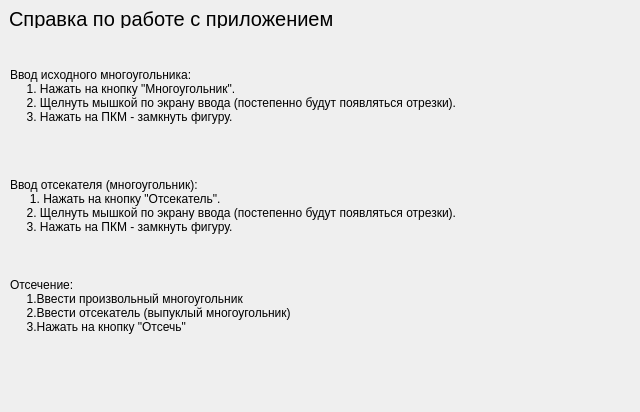
<?xml version="1.0" encoding="UTF-8"?>
<ui version="4.0">
 <class>Form</class>
 <widget class="QWidget" name="Form">
  <property name="geometry">
   <rect>
    <x>0</x>
    <y>0</y>
    <width>640</width>
    <height>412</height>
   </rect>
  </property>
  <property name="sizePolicy">
   <sizepolicy hsizetype="Fixed" vsizetype="Fixed">
    <horstretch>0</horstretch>
    <verstretch>0</verstretch>
   </sizepolicy>
  </property>
  <property name="windowTitle">
   <string>Справка</string>
  </property>
  <widget class="QLabel" name="label_2">
   <property name="geometry">
    <rect>
     <x>9</x>
     <y>9</y>
     <width>421</width>
     <height>19</height>
    </rect>
   </property>
   <property name="font">
    <font>
     <pointsize>15</pointsize>
    </font>
   </property>
   <property name="text">
    <string>Справка по работе с приложением</string>
   </property>
  </widget>
  <widget class="QLabel" name="label_3">
   <property name="geometry">
    <rect>
     <x>10</x>
     <y>50</y>
     <width>621</width>
     <height>91</height>
    </rect>
   </property>
   <property name="text">
    <string>Ввод исходного многоугольника:
     1. Нажать на кнопку &quot;Многоугольник&quot;. 
     2. Щелнуть мышкой по экрану ввода (постепенно будут появляться отрезки). 
     3. Нажать на ПКМ - замкнуть фигуру.</string>
   </property>
  </widget>
  <widget class="QLabel" name="label_4">
   <property name="geometry">
    <rect>
     <x>10</x>
     <y>160</y>
     <width>611</width>
     <height>91</height>
    </rect>
   </property>
   <property name="text">
    <string>Ввод отсекателя (многоугольник):
      1. Нажать на кнопку &quot;Отсекатель&quot;. 
     2. Щелнуть мышкой по экрану ввода (постепенно будут появляться отрезки). 
     3. Нажать на ПКМ - замкнуть фигуру.</string>
   </property>
  </widget>
  <widget class="QLabel" name="label_5">
   <property name="geometry">
    <rect>
     <x>10</x>
     <y>270</y>
     <width>391</width>
     <height>71</height>
    </rect>
   </property>
   <property name="text">
    <string>Отсечение:
     1.Ввести произвольный многоугольник
     2.Ввести отсекатель (выпуклый многоугольник)
     3.Нажать на кнопку &quot;Отсечь&quot;</string>
   </property>
  </widget>
 </widget>
 <resources/>
 <connections/>
</ui>
